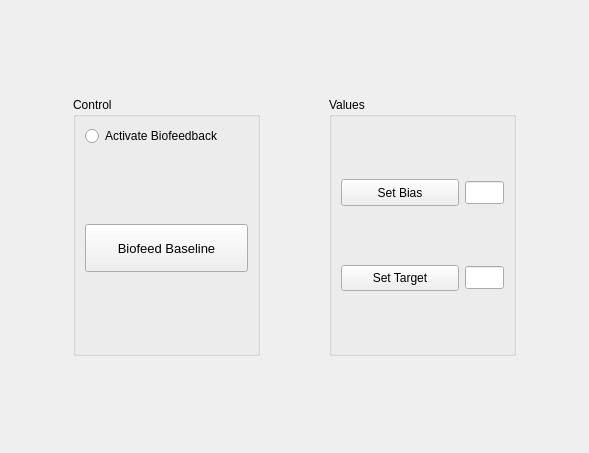
      <widget class="QWidget" name="biofeedbackTab">
       <attribute name="title">
        <string>Biofeedback</string>
       </attribute>
       <layout class="QGridLayout" name="gridLayout_8" rowstretch="1,3,1" columnstretch="1,3,1,3,1">
        <item row="2" column="3">
         <spacer name="verticalSpacer_12">
          <property name="orientation">
           <enum>Qt::Vertical</enum>
          </property>
          <property name="sizeHint" stdset="0">
           <size>
            <width>20</width>
            <height>109</height>
           </size>
          </property>
         </spacer>
        </item>
        <item row="1" column="3">
         <widget class="QGroupBox" name="groupBox_13">
          <property name="title">
           <string>Values</string>
          </property>
          <layout class="QGridLayout" name="gridLayout_7" rowstretch="2,1,2,1,2" columnstretch="3,1">
           <item row="0" column="0">
            <spacer name="verticalSpacer_30">
             <property name="orientation">
              <enum>Qt::Vertical</enum>
             </property>
             <property name="sizeHint" stdset="0">
              <size>
               <width>20</width>
               <height>40</height>
              </size>
             </property>
            </spacer>
           </item>
           <item row="2" column="0">
            <spacer name="verticalSpacer_31">
             <property name="orientation">
              <enum>Qt::Vertical</enum>
             </property>
             <property name="sizeHint" stdset="0">
              <size>
               <width>20</width>
               <height>40</height>
              </size>
             </property>
            </spacer>
           </item>
           <item row="1" column="0">
            <widget class="QPushButton" name="pushButton_26">
             <property name="sizePolicy">
              <sizepolicy hsizetype="Minimum" vsizetype="Expanding">
               <horstretch>0</horstretch>
               <verstretch>0</verstretch>
              </sizepolicy>
             </property>
             <property name="text">
              <string>Set Bias</string>
             </property>
            </widget>
           </item>
           <item row="1" column="1">
            <widget class="QLineEdit" name="lineEdit_8">
             <property name="font">
              <font>
               <pointsize>10</pointsize>
              </font>
             </property>
            </widget>
           </item>
           <item row="3" column="0">
            <widget class="QPushButton" name="pushButton_27">
             <property name="sizePolicy">
              <sizepolicy hsizetype="Minimum" vsizetype="Expanding">
               <horstretch>0</horstretch>
               <verstretch>0</verstretch>
              </sizepolicy>
             </property>
             <property name="text">
              <string>Set Target</string>
             </property>
            </widget>
           </item>
           <item row="3" column="1">
            <widget class="QLineEdit" name="lineEdit_9">
             <property name="font">
              <font>
               <pointsize>10</pointsize>
              </font>
             </property>
            </widget>
           </item>
           <item row="4" column="0">
            <spacer name="verticalSpacer_32">
             <property name="orientation">
              <enum>Qt::Vertical</enum>
             </property>
             <property name="sizeHint" stdset="0">
              <size>
               <width>20</width>
               <height>40</height>
              </size>
             </property>
            </spacer>
           </item>
          </layout>
         </widget>
        </item>
        <item row="1" column="1">
         <widget class="QGroupBox" name="groupBox_12">
          <property name="title">
           <string>Control</string>
          </property>
          <layout class="QVBoxLayout" name="verticalLayout_18" stretch="0,3,2,3">
           <item>
            <widget class="QRadioButton" name="radioButton_3">
             <property name="text">
              <string>Activate Biofeedback</string>
             </property>
            </widget>
           </item>
           <item>
            <spacer name="verticalSpacer_28">
             <property name="orientation">
              <enum>Qt::Vertical</enum>
             </property>
             <property name="sizeHint" stdset="0">
              <size>
               <width>20</width>
               <height>40</height>
              </size>
             </property>
            </spacer>
           </item>
           <item>
            <widget class="QPushButton" name="pushButton_25">
             <property name="sizePolicy">
              <sizepolicy hsizetype="Minimum" vsizetype="Expanding">
               <horstretch>0</horstretch>
               <verstretch>0</verstretch>
              </sizepolicy>
             </property>
             <property name="font">
              <font>
               <pointsize>10</pointsize>
              </font>
             </property>
             <property name="text">
              <string>Biofeed Baseline</string>
             </property>
            </widget>
           </item>
           <item>
            <spacer name="verticalSpacer_29">
             <property name="orientation">
              <enum>Qt::Vertical</enum>
             </property>
             <property name="sizeHint" stdset="0">
              <size>
               <width>20</width>
               <height>40</height>
              </size>
             </property>
            </spacer>
           </item>
          </layout>
         </widget>
        </item>
        <item row="0" column="3">
         <spacer name="verticalSpacer_11">
          <property name="orientation">
           <enum>Qt::Vertical</enum>
          </property>
          <property name="sizeHint" stdset="0">
           <size>
            <width>20</width>
            <height>109</height>
           </size>
          </property>
         </spacer>
        </item>
        <item row="1" column="4">
         <spacer name="horizontalSpacer_10">
          <property name="orientation">
           <enum>Qt::Horizontal</enum>
          </property>
          <property name="sizeHint" stdset="0">
           <size>
            <width>62</width>
            <height>20</height>
           </size>
          </property>
         </spacer>
        </item>
        <item row="1" column="0">
         <spacer name="horizontalSpacer_9">
          <property name="orientation">
           <enum>Qt::Horizontal</enum>
          </property>
          <property name="sizeHint" stdset="0">
           <size>
            <width>62</width>
            <height>20</height>
           </size>
          </property>
         </spacer>
        </item>
        <item row="1" column="2">
         <spacer name="horizontalSpacer_11">
          <property name="orientation">
           <enum>Qt::Horizontal</enum>
          </property>
          <property name="sizeHint" stdset="0">
           <size>
            <width>40</width>
            <height>20</height>
           </size>
          </property>
         </spacer>
        </item>
       </layout>
      </widget>
